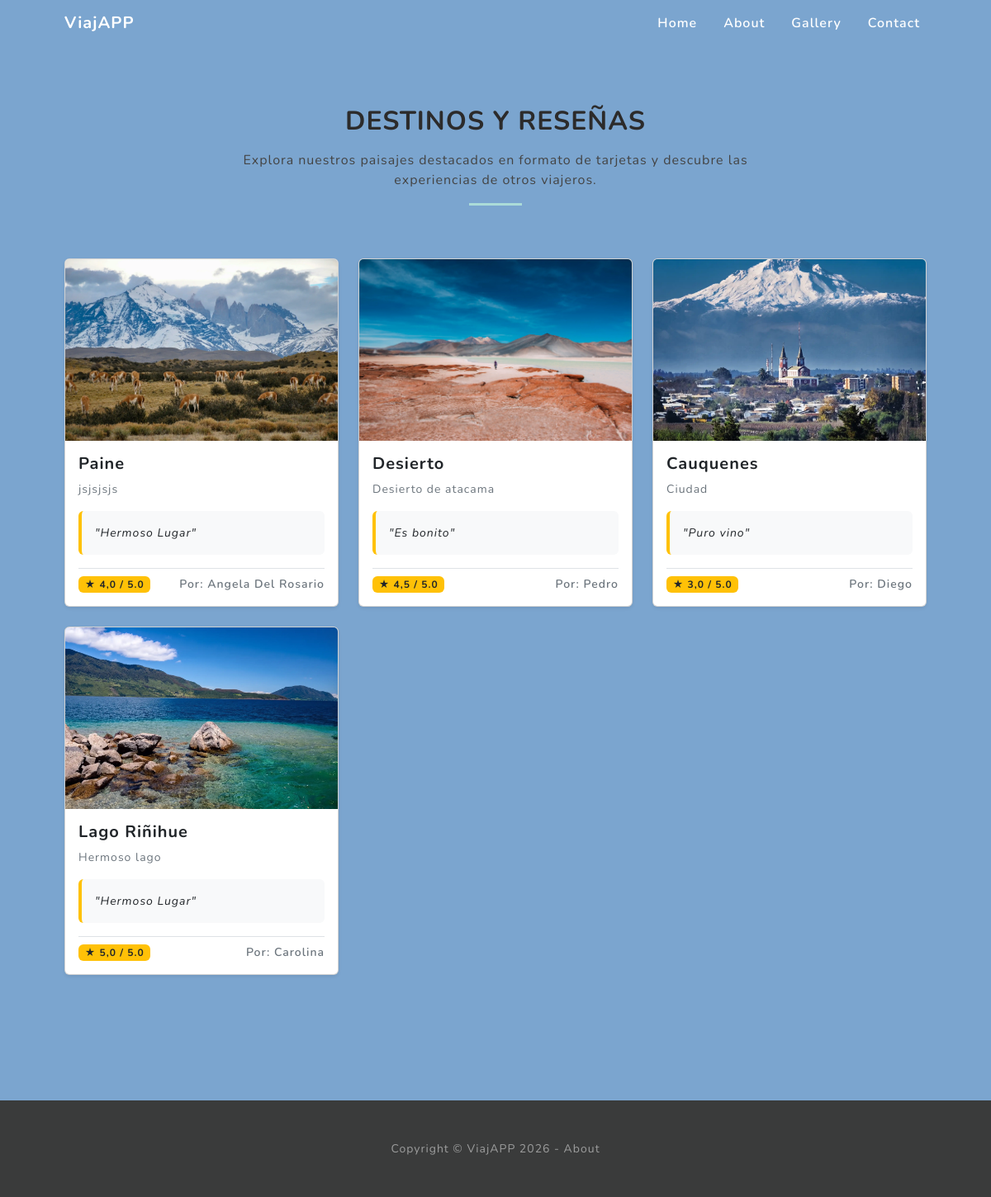
Page /gallery/?page=2 on the earlier database version.
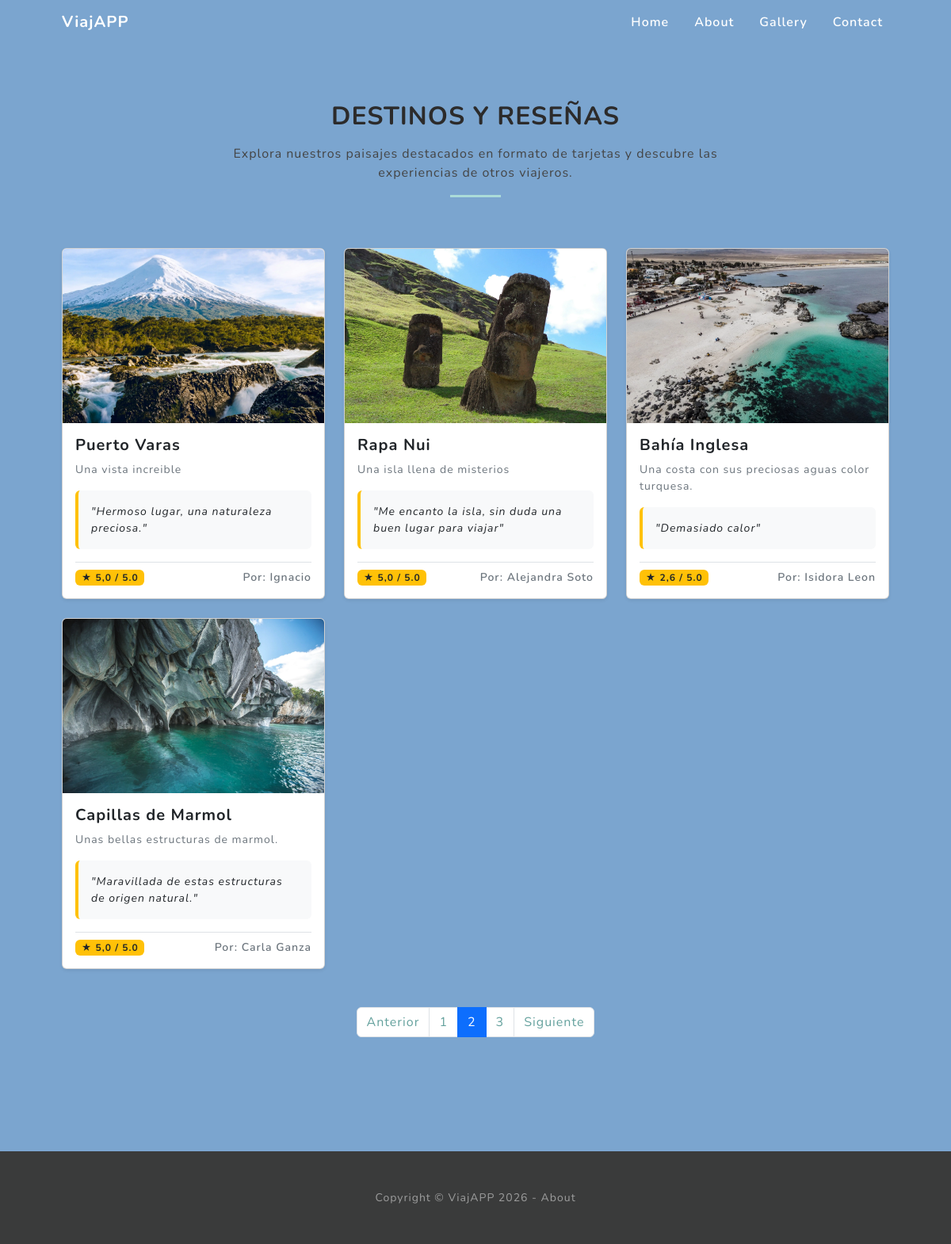
Same page on the later database version.
### gallery/models.py (models this page shows, shortened)
class Destino(models.Model):
    nombre=models.CharField(max_length=100, verbose_name='Nombre del destino')
    descripcion=models.TextField(verbose_name='Descripción del destino')
    imagen=models.ImageField(upload_to='destinos/', verbose_name='Imagen del destino')
    created=models.DateTimeField(auto_now_add=True, verbose_name='Fecha de creación')
    updated=models.DateTimeField(auto_now=True, verbose_name='Fecha de actualización')
    autor=models.CharField(max_length=100, verbose_name='Autor de la reseña')
    comentario=models.TextField(verbose_name='Comentario del destino')
    calificacion=models.DecimalField(max_digits=2, decimal_places=1, validators=[MinValueValidator(0.0), MaxValueValidator(5.0)], verbose_name='Calificación del destino')
    class Meta:
        verbose_name='Destino'
        verbose_name_plural='Destinos'

### gallery/views.py (the view)
# urls.py: path('gallery/', gallery_views.gallery, name='gallery'),
def gallery(request):
    destinos = Destino.objects.all()
    paginator=Paginator(destinos, 4)
    page_number = request.GET.get("page")
    page_obj = paginator.get_page(page_number)
    destinos = paginator.get_page(page_number)
    return render(request, 'gallery/gallery.html', {'destinos': destinos})

### gallery/templates/gallery/gallery.html
{% extends "gallery/base.html" %}
{% load static %}
{% block content %}
<section class="projects-section" id="projects">
    <div class="container px-4 px-lg-5">
        <div class="row justify-content-center">
            <div class="col-lg-8 text-center mb-5">
                <h2 class="text-uppercase fw-bold mb-3">Destinos y Reseñas</h2>
                <p>Explora nuestros paisajes destacados en formato de tarjetas y descubre las experiencias de otros viajeros.</p>
                <hr class="mx-auto gallery-divider" />
            </div>
        </div>
        <div class="row">
            {% for destino in destinos %}
                <div class="col-md-4 mb-4">
                    <div class="card h-100 shadow-sm">
                        {% if destino.imagen %}
                            <img src="{{ destino.imagen.url }}" class="card-img-top" alt="{{ destino.nombre }}" style="height: 220px; object-fit: cover;">
                        {% endif %}
                        <div class="card-body d-flex flex-column">
                            <h5 class="card-title fw-bold mb-2">{{ destino.nombre }}</h5>
                            <p class="card-text text-muted small mb-3">{{ destino.descripcion }}</p>
                            {% if destino.comentario %}
                                <div class="bg-light p-3 rounded mb-3 flex-grow-1 border-start border-4 border-warning">
                                    <p class="card-text fst-italic text-dark small mb-0">"{{ destino.comentario }}"</p>
                                </div>
                            {% endif %}
                            <div class="d-flex justify-content-between align-items-center mt-auto pt-2 border-top">
                                <span class="badge bg-warning text-dark">★ {{ destino.calificacion }} / 5.0</span>
                                <small class="text-muted fw-semibold">Por: {{ destino.autor }}</small>
                            </div>
                        </div>
                    </div>
                </div>
            {% empty %}
                <div class="col-12 text-center text-muted">
                    <p>No se encontraron destinos disponibles.</p>
                </div>
            {% endfor %}
        </div>
        {% if destinos.has_other_pages %}
        <div class="row mt-4">
            <div class="col-12">
                <nav aria-label="Navegación de destinos">
                    <ul class="pagination justify-content-center">
                        {% if destinos.has_previous %}
                            <li class="page-item">
                                <a class="page-link" href="?page={{ destinos.previous_page_number }}">Anterior</a>
                            </li>
                        {% else %}
                            <li class="page-item disabled">
                                <span class="page-link">Anterior</span>
                            </li>
                        {% endif %}
                        {% for page in destinos.paginator.page_range %}
                            {% if destinos.number == page %}
                                <li class="page-item active"><span class="page-link">{{ page }}</span></li>
                            {% else %}
                                <li class="page-item"><a class="page-link" href="?page={{ page }}">{{ page }}</a></li>
                            {% endif %}
                        {% endfor %}
                        {% if destinos.has_next %}
                            <li class="page-item">
                                <a class="page-link" href="?page={{ destinos.next_page_number }}">Siguiente</a>
                            </li>
                        {% else %}
                            <li class="page-item disabled">
                                <span class="page-link">Siguiente</span>
                            </li>
                        {% endif %}
                    </ul>
                </nav>
            </div>
        </div>
        {% endif %}
    </div>
</section>
{% endblock %}

Differences in the rows shown:
no longer on this page (row unchanged): Destino: imagen (picture), nombre "Paine", descripcion "jsjsjsjs", comentario "Hermoso Lugar", calificacion "4,0", autor "Angela Del Rosario"
no longer on this page (row unchanged): Destino: imagen (picture), nombre "Desierto", descripcion "Desierto de atacama", comentario "Es bonito", calificacion "4,5", autor "Pedro"
no longer on this page (row unchanged): Destino: imagen (picture), nombre "Cauquenes", descripcion "Ciudad", comentario "Puro vino", calificacion "3,0", autor "Diego"
no longer on this page (row unchanged): Destino: imagen (picture), nombre "Lago Riñihue", descripcion "Hermoso lago", comentario "Hermoso Lugar", calificacion "5,0", autor "Carolina"
added Destino: imagen (picture), nombre "Puerto Varas", descripcion "Una vista increible", comentario "Hermoso lugar, una naturaleza preciosa.", calificacion "5,0", autor "Ignacio"
added Destino: imagen (picture), nombre "Rapa Nui", descripcion "Una isla llena de misterios", comentario "Me encanto la isla, sin duda una buen lugar para viajar", calificacion "5,0", autor "Alejandra Soto"
added Destino: imagen (picture), nombre "Bahía Inglesa", descripcion "Una costa con sus preciosas aguas color turquesa.", comentario "Demasiado calor", calificacion "2,6", autor "Isidora Leon"
added Destino: imagen (picture), nombre "Capillas de Marmol", descripcion "Unas bellas estructuras de marmol.", comentario "Maravillada de estas estructuras de origen natural.", calificacion "5,0", autor "Carla Ganza"
Other differences:
text now shown: "Anterior Siguiente"
new list line: "1"
new list line: "2"
new list line: "3"
